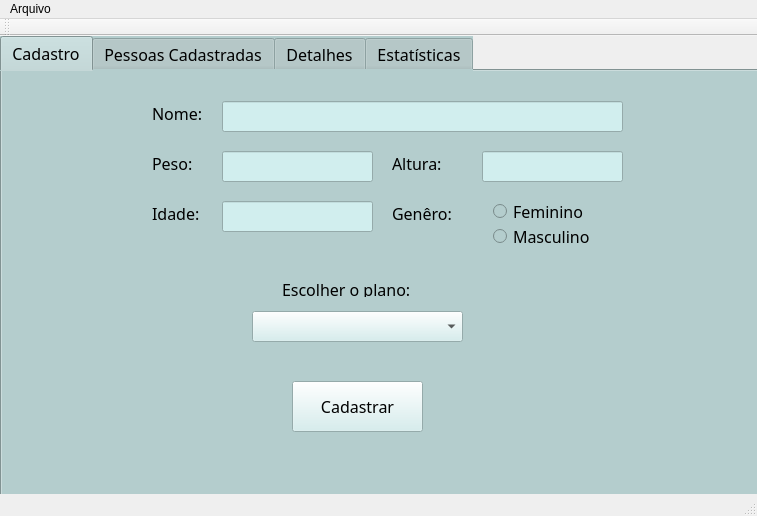
<?xml version="1.0" encoding="UTF-8"?>
<ui version="4.0">
 <class>MainWindow</class>
 <widget class="QMainWindow" name="MainWindow">
  <property name="geometry">
   <rect>
    <x>0</x>
    <y>0</y>
    <width>757</width>
    <height>516</height>
   </rect>
  </property>
  <property name="windowTitle">
   <string>MainWindow</string>
  </property>
  <widget class="QWidget" name="centralWidget">
   <widget class="QTabWidget" name="pera">
    <property name="geometry">
     <rect>
      <x>0</x>
      <y>0</y>
      <width>761</width>
      <height>471</height>
     </rect>
    </property>
    <property name="font">
     <font>
      <family>Geometr415 Blk BT</family>
      <pointsize>12</pointsize>
     </font>
    </property>
    <property name="styleSheet">
     <string notr="true">background-color:#B4CDCD;</string>
    </property>
    <property name="currentIndex">
     <number>0</number>
    </property>
    <widget class="QWidget" name="tab">
     <attribute name="title">
      <string>Cadastro</string>
     </attribute>
     <widget class="QLabel" name="label_7">
      <property name="geometry">
       <rect>
        <x>280</x>
        <y>210</y>
        <width>161</width>
        <height>16</height>
       </rect>
      </property>
      <property name="font">
       <font>
        <family>Geometr415 Blk BT</family>
        <pointsize>12</pointsize>
       </font>
      </property>
      <property name="text">
       <string>Escolher o plano:</string>
      </property>
     </widget>
     <widget class="QPushButton" name="cadastrar">
      <property name="geometry">
       <rect>
        <x>290</x>
        <y>310</y>
        <width>131</width>
        <height>51</height>
       </rect>
      </property>
      <property name="font">
       <font>
        <family>Geometr415 Blk BT</family>
        <pointsize>12</pointsize>
       </font>
      </property>
      <property name="styleSheet">
       <string notr="true">background-color:#D1EEEE;</string>
      </property>
      <property name="text">
       <string>Cadastrar</string>
      </property>
     </widget>
     <widget class="QLabel" name="label_5">
      <property name="geometry">
       <rect>
        <x>390</x>
        <y>130</y>
        <width>71</width>
        <height>24</height>
       </rect>
      </property>
      <property name="font">
       <font>
        <family>Geometr415 Blk BT</family>
        <pointsize>12</pointsize>
       </font>
      </property>
      <property name="text">
       <string>Genêro:</string>
      </property>
     </widget>
     <widget class="QLabel" name="label_2">
      <property name="geometry">
       <rect>
        <x>150</x>
        <y>130</y>
        <width>56</width>
        <height>24</height>
       </rect>
      </property>
      <property name="font">
       <font>
        <family>Geometr415 Blk BT</family>
        <pointsize>12</pointsize>
       </font>
      </property>
      <property name="text">
       <string>Idade:</string>
      </property>
     </widget>
     <widget class="QLineEdit" name="linha1">
      <property name="geometry">
       <rect>
        <x>220</x>
        <y>30</y>
        <width>401</width>
        <height>31</height>
       </rect>
      </property>
      <property name="font">
       <font>
        <family>Geometr415 Blk BT</family>
        <pointsize>12</pointsize>
       </font>
      </property>
      <property name="styleSheet">
       <string notr="true">background-color:#D1EEEE;</string>
      </property>
     </widget>
     <widget class="QLineEdit" name="linha2">
      <property name="geometry">
       <rect>
        <x>220</x>
        <y>80</y>
        <width>151</width>
        <height>31</height>
       </rect>
      </property>
      <property name="font">
       <font>
        <family>Geometr415 Blk BT</family>
        <pointsize>12</pointsize>
       </font>
      </property>
      <property name="styleSheet">
       <string notr="true">background-color:#D1EEEE;</string>
      </property>
     </widget>
     <widget class="QLabel" name="label_3">
      <property name="geometry">
       <rect>
        <x>150</x>
        <y>80</y>
        <width>47</width>
        <height>24</height>
       </rect>
      </property>
      <property name="font">
       <font>
        <family>Geometr415 Blk BT</family>
        <pointsize>12</pointsize>
       </font>
      </property>
      <property name="text">
       <string>Peso:</string>
      </property>
     </widget>
     <widget class="QLabel" name="label">
      <property name="geometry">
       <rect>
        <x>150</x>
        <y>30</y>
        <width>59</width>
        <height>24</height>
       </rect>
      </property>
      <property name="font">
       <font>
        <family>Geometr415 Blk BT</family>
        <pointsize>12</pointsize>
       </font>
      </property>
      <property name="text">
       <string>Nome:</string>
      </property>
      <property name="textFormat">
       <enum>Qt::PlainText</enum>
      </property>
     </widget>
     <widget class="QLineEdit" name="linha4">
      <property name="geometry">
       <rect>
        <x>220</x>
        <y>130</y>
        <width>151</width>
        <height>31</height>
       </rect>
      </property>
      <property name="font">
       <font>
        <family>Geometr415 Blk BT</family>
        <pointsize>12</pointsize>
       </font>
      </property>
      <property name="styleSheet">
       <string notr="true">background-color:#D1EEEE;</string>
      </property>
     </widget>
     <widget class="QWidget" name="layoutWidget">
      <property name="geometry">
       <rect>
        <x>480</x>
        <y>120</y>
        <width>141</width>
        <height>65</height>
       </rect>
      </property>
      <layout class="QVBoxLayout" name="verticalLayout">
       <item>
        <widget class="QRadioButton" name="sexfemin">
         <property name="font">
          <font>
           <family>Geometr415 Blk BT</family>
           <pointsize>12</pointsize>
          </font>
         </property>
         <property name="text">
          <string>Feminino</string>
         </property>
        </widget>
       </item>
       <item>
        <widget class="QRadioButton" name="sexmasc">
         <property name="font">
          <font>
           <family>Geometr415 Blk BT</family>
           <pointsize>12</pointsize>
          </font>
         </property>
         <property name="text">
          <string>Masculino</string>
         </property>
        </widget>
       </item>
      </layout>
     </widget>
     <widget class="QLabel" name="label_4">
      <property name="geometry">
       <rect>
        <x>390</x>
        <y>80</y>
        <width>61</width>
        <height>24</height>
       </rect>
      </property>
      <property name="font">
       <font>
        <family>Geometr415 Blk BT</family>
        <pointsize>12</pointsize>
       </font>
      </property>
      <property name="text">
       <string>Altura:</string>
      </property>
     </widget>
     <widget class="QLineEdit" name="linha3">
      <property name="geometry">
       <rect>
        <x>480</x>
        <y>80</y>
        <width>141</width>
        <height>31</height>
       </rect>
      </property>
      <property name="font">
       <font>
        <family>Geometr415 Blk BT</family>
        <pointsize>12</pointsize>
       </font>
      </property>
      <property name="styleSheet">
       <string notr="true">background-color:#D1EEEE;</string>
      </property>
     </widget>
     <widget class="QLabel" name="teste">
      <property name="geometry">
       <rect>
        <x>500</x>
        <y>230</y>
        <width>221</width>
        <height>81</height>
       </rect>
      </property>
      <property name="text">
       <string/>
      </property>
     </widget>
     <widget class="QComboBox" name="caixa">
      <property name="geometry">
       <rect>
        <x>250</x>
        <y>240</y>
        <width>211</width>
        <height>31</height>
       </rect>
      </property>
      <property name="font">
       <font>
        <family>Geometr415 Blk BT</family>
        <pointsize>12</pointsize>
       </font>
      </property>
      <property name="styleSheet">
       <string notr="true">background-color:#D1EEEE;</string>
      </property>
     </widget>
    </widget>
    <widget class="QWidget" name="tab_3">
     <attribute name="title">
      <string>Pessoas Cadastradas</string>
     </attribute>
     <widget class="QTableWidget" name="tabela">
      <property name="geometry">
       <rect>
        <x>0</x>
        <y>20</y>
        <width>761</width>
        <height>341</height>
       </rect>
      </property>
      <property name="font">
       <font>
        <family>Geometr415 Blk BT</family>
        <pointsize>12</pointsize>
       </font>
      </property>
      <property name="styleSheet">
       <string notr="true">background-color:#D1EEEE;</string>
      </property>
      <column>
       <property name="text">
        <string>Nome</string>
       </property>
       <property name="font">
        <font>
         <family>Geometr415 Blk BT</family>
         <pointsize>12</pointsize>
        </font>
       </property>
      </column>
      <column>
       <property name="text">
        <string>Idade</string>
       </property>
       <property name="font">
        <font>
         <family>Geometr415 Blk BT</family>
         <pointsize>12</pointsize>
        </font>
       </property>
      </column>
      <column>
       <property name="text">
        <string>Altura</string>
       </property>
       <property name="font">
        <font>
         <family>Geometr415 Blk BT</family>
         <pointsize>12</pointsize>
        </font>
       </property>
      </column>
      <column>
       <property name="text">
        <string>Peso</string>
       </property>
       <property name="font">
        <font>
         <family>Geometr415 Blk BT</family>
         <pointsize>12</pointsize>
        </font>
       </property>
      </column>
      <column>
       <property name="text">
        <string>Gênero</string>
       </property>
       <property name="font">
        <font>
         <family>Geometr415 Blk BT</family>
         <pointsize>12</pointsize>
        </font>
       </property>
      </column>
      <column>
       <property name="text">
        <string>Imc</string>
       </property>
       <property name="font">
        <font>
         <family>Geometr415 Blk BT</family>
         <pointsize>12</pointsize>
        </font>
       </property>
      </column>
     </widget>
     <widget class="QPushButton" name="pushButton_2">
      <property name="geometry">
       <rect>
        <x>660</x>
        <y>360</y>
        <width>93</width>
        <height>28</height>
       </rect>
      </property>
      <property name="font">
       <font>
        <family>Geometr415 Blk BT</family>
        <pointsize>12</pointsize>
       </font>
      </property>
      <property name="styleSheet">
       <string notr="true">background-color:#D1EEEE;</string>
      </property>
      <property name="text">
       <string>Limpar</string>
      </property>
     </widget>
     <widget class="QWidget" name="">
      <property name="geometry">
       <rect>
        <x>150</x>
        <y>367</y>
        <width>441</width>
        <height>51</height>
       </rect>
      </property>
      <layout class="QHBoxLayout" name="horizontalLayout">
       <item>
        <widget class="QPushButton" name="porNome">
         <property name="font">
          <font>
           <family>Geometr415 Blk BT</family>
           <pointsize>12</pointsize>
          </font>
         </property>
         <property name="styleSheet">
          <string notr="true">background-color:#D1EEEE;</string>
         </property>
         <property name="text">
          <string>Ordenar por nome</string>
         </property>
        </widget>
       </item>
       <item>
        <widget class="QPushButton" name="porImc">
         <property name="font">
          <font>
           <family>Geometr415 Blk BT</family>
           <pointsize>12</pointsize>
          </font>
         </property>
         <property name="styleSheet">
          <string notr="true">background-color:#D1EEEE;</string>
         </property>
         <property name="text">
          <string>Ordenar por Imc</string>
         </property>
        </widget>
       </item>
      </layout>
     </widget>
    </widget>
    <widget class="QWidget" name="Page">
     <attribute name="title">
      <string>Detalhes</string>
     </attribute>
     <widget class="QLabel" name="label_6">
      <property name="geometry">
       <rect>
        <x>70</x>
        <y>20</y>
        <width>171</width>
        <height>51</height>
       </rect>
      </property>
      <property name="font">
       <font>
        <family>Geometr415 Blk BT</family>
        <pointsize>12</pointsize>
       </font>
      </property>
      <property name="text">
       <string>Pesquisar Usuário:</string>
      </property>
     </widget>
     <widget class="QLineEdit" name="pesquisar">
      <property name="geometry">
       <rect>
        <x>240</x>
        <y>30</y>
        <width>441</width>
        <height>41</height>
       </rect>
      </property>
      <property name="font">
       <font/>
      </property>
      <property name="styleSheet">
       <string notr="true">background-color:#D1EEEE;</string>
      </property>
     </widget>
     <widget class="QPushButton" name="pushButton">
      <property name="geometry">
       <rect>
        <x>310</x>
        <y>110</y>
        <width>111</width>
        <height>41</height>
       </rect>
      </property>
      <property name="font">
       <font>
        <family>Geometr415 Blk BT</family>
        <pointsize>12</pointsize>
       </font>
      </property>
      <property name="styleSheet">
       <string notr="true">background-color:#D1EEEE;</string>
      </property>
      <property name="text">
       <string>Pesquisar</string>
      </property>
     </widget>
     <widget class="QTableWidget" name="tabela2">
      <property name="geometry">
       <rect>
        <x>180</x>
        <y>170</y>
        <width>381</width>
        <height>91</height>
       </rect>
      </property>
      <property name="styleSheet">
       <string notr="true">background-color:#D1EEEE;</string>
      </property>
      <column>
       <property name="text">
        <string>Nome</string>
       </property>
      </column>
      <column>
       <property name="text">
        <string>Plano</string>
       </property>
      </column>
      <column>
       <property name="text">
        <string>Imc</string>
       </property>
      </column>
     </widget>
     <widget class="QLabel" name="recomendacao">
      <property name="geometry">
       <rect>
        <x>130</x>
        <y>290</y>
        <width>491</width>
        <height>61</height>
       </rect>
      </property>
      <property name="font">
       <font>
        <family>Geometr415 Blk BT</family>
        <pointsize>12</pointsize>
       </font>
      </property>
      <property name="styleSheet">
       <string notr="true">background-color:#D1EEEE;</string>
      </property>
      <property name="text">
       <string/>
      </property>
     </widget>
    </widget>
    <widget class="QWidget" name="tab_2">
     <attribute name="title">
      <string>Estatísticas</string>
     </attribute>
     <widget class="QWidget" name="">
      <property name="geometry">
       <rect>
        <x>20</x>
        <y>30</y>
        <width>671</width>
        <height>331</height>
       </rect>
      </property>
      <layout class="QVBoxLayout" name="verticalLayout_2">
       <item>
        <widget class="QLabel" name="label_8">
         <property name="font">
          <font>
           <family>Geometr415 Blk BT</family>
           <pointsize>12</pointsize>
          </font>
         </property>
         <property name="text">
          <string>Pessoas cadastradas:</string>
         </property>
        </widget>
       </item>
       <item>
        <widget class="QLabel" name="mostrar1">
         <property name="font">
          <font>
           <family>Geometr415 Blk BT</family>
           <pointsize>12</pointsize>
          </font>
         </property>
         <property name="styleSheet">
          <string notr="true">background-color:#D1EEEE;</string>
         </property>
         <property name="text">
          <string/>
         </property>
        </widget>
       </item>
       <item>
        <widget class="QLabel" name="label_9">
         <property name="font">
          <font>
           <family>Geometr415 Blk BT</family>
           <pointsize>12</pointsize>
          </font>
         </property>
         <property name="text">
          <string>Pessoas acima do peso:</string>
         </property>
        </widget>
       </item>
       <item>
        <widget class="QLabel" name="mostrar2">
         <property name="font">
          <font>
           <family>Geometr415 Blk BT</family>
           <pointsize>12</pointsize>
          </font>
         </property>
         <property name="styleSheet">
          <string notr="true">background-color:#D1EEEE;</string>
         </property>
         <property name="text">
          <string/>
         </property>
        </widget>
       </item>
       <item>
        <widget class="QLabel" name="label_10">
         <property name="font">
          <font>
           <family>Geometr415 Blk BT</family>
           <pointsize>12</pointsize>
          </font>
         </property>
         <property name="text">
          <string>Maior Imc:</string>
         </property>
        </widget>
       </item>
       <item>
        <widget class="QLabel" name="mostrar3">
         <property name="font">
          <font>
           <family>Geometr415 Blk BT</family>
           <pointsize>12</pointsize>
          </font>
         </property>
         <property name="styleSheet">
          <string notr="true">background-color:#D1EEEE;</string>
         </property>
         <property name="text">
          <string/>
         </property>
        </widget>
       </item>
       <item>
        <widget class="QLabel" name="label_11">
         <property name="font">
          <font>
           <family>Geometr415 Blk BT</family>
           <pointsize>12</pointsize>
          </font>
         </property>
         <property name="text">
          <string>Total de dinheiro:</string>
         </property>
        </widget>
       </item>
       <item>
        <widget class="QLabel" name="mostrar4">
         <property name="font">
          <font>
           <family>Geometr415 Blk BT</family>
           <pointsize>12</pointsize>
          </font>
         </property>
         <property name="styleSheet">
          <string notr="true">background-color:#D1EEEE;</string>
         </property>
         <property name="text">
          <string/>
         </property>
        </widget>
       </item>
      </layout>
     </widget>
    </widget>
   </widget>
  </widget>
  <widget class="QMenuBar" name="menuBar">
   <property name="geometry">
    <rect>
     <x>0</x>
     <y>0</y>
     <width>757</width>
     <height>26</height>
    </rect>
   </property>
   <widget class="QMenu" name="menuArquivo">
    <property name="title">
     <string>Arquivo</string>
    </property>
    <addaction name="actionSalvar"/>
    <addaction name="actionAbrir"/>
   </widget>
   <addaction name="menuArquivo"/>
  </widget>
  <widget class="QToolBar" name="mainToolBar">
   <attribute name="toolBarArea">
    <enum>TopToolBarArea</enum>
   </attribute>
   <attribute name="toolBarBreak">
    <bool>false</bool>
   </attribute>
  </widget>
  <widget class="QStatusBar" name="statusBar"/>
  <action name="actionSalvar">
   <property name="text">
    <string>Salvar</string>
   </property>
   <property name="shortcut">
    <string>Ctrl+S</string>
   </property>
  </action>
  <action name="actionAbrir">
   <property name="text">
    <string>Abrir</string>
   </property>
   <property name="shortcut">
    <string>Ctrl+L</string>
   </property>
  </action>
 </widget>
 <layoutdefault spacing="6" margin="11"/>
 <resources/>
 <connections/>
</ui>
